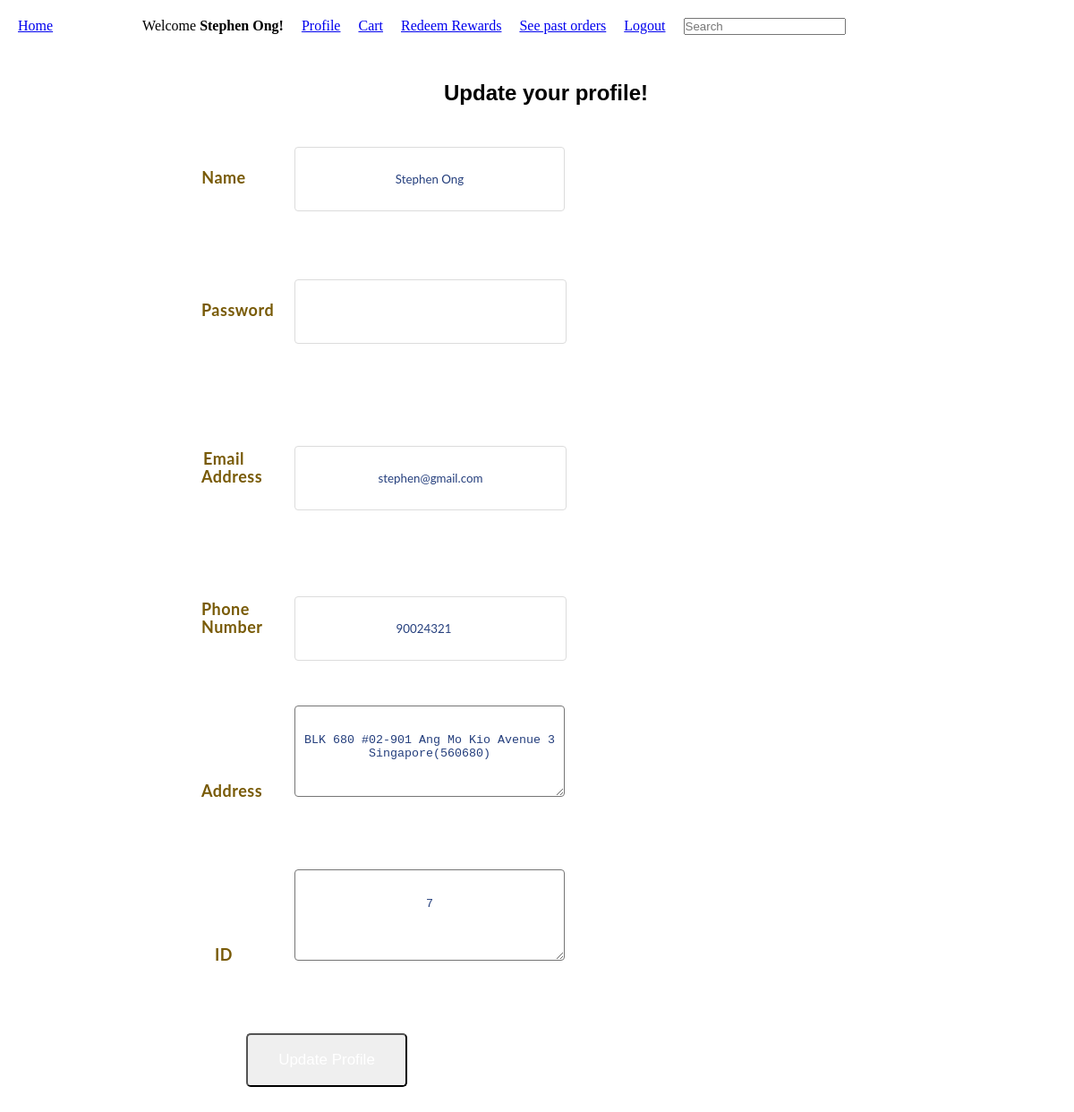
/views/customer/updateProfile.php (signed in), run on the app's committed database.
### tables this page shows
CREATE TABLE IF NOT EXISTS `customers` (
  `user_id` int(11) NOT NULL,
  `mobileNumber` int(11) NOT NULL,
  `address` text NOT NULL,
  `reward_points` int(11) DEFAULT '0',
  PRIMARY KEY (`user_id`)
);

CREATE TABLE IF NOT EXISTS `users` (
  `id` int(11) NOT NULL AUTO_INCREMENT,
  `name` varchar(128) NOT NULL,
  `email` varchar(128) NOT NULL,
  `password` varchar(256) NOT NULL,
  `role` varchar(20) NOT NULL,
  PRIMARY KEY (`id`)
);

### controllers/customerController.php (called while the page is built, shortened)
<?php
    require_once __DIR__."/../connection.php";
    function getCustomerRecord($id){
        global $conn;
        $query = mysqli_query($conn,"SELECT * from customers c inner join users u on c.user_id=u.id where user_id=$id");
        $result = mysqli_fetch_assoc($query);
        return $result;
    }
?>

### views/customer/updateProfile.php (the view, shortened to what this page needs)
<!DOCTYPE html>
<html lang="en">
<head>
    <link rel="stylesheet" href="/delivery/views/css/Register.css">
    <?php
    include '../header.php';
    include '../../controllers/customerController.php';
    ?>
</head>
<body>
    <section>
    <?php
        $user = $_SESSION["loggedInUser"];
        $customer = getCustomerRecord($user["id"]);
    ?>
    <form action="../../controllers/customerController.php?function=updateProfile" method="post" onsubmit="return validatePassword(event);">
    <div id="Contact">
               <div id="Zoom"><h2>Update your profile!</h2></div>
               <div id="Customer">
               <div id="form-control">
                   <label>Name</label>
                   <input type="text" name="name" id="name" value="<?=$user["name"];?>" required><br>
               </div>
               <br>
               <div id="form-control">
                   <label>Password</label>
                   <input type="password" name="password" id="password" required><br><br>
               </div>
               <div id="form-control">
                   <label>Email Address</label>
                   <input type="email" name="email" id="email" value="<?=$user["email"];?>" required><br>
               </div>
               <br>
               <div id="form-control">
                   <label for="">Phone Number</label>
                   <input type="number" name="mobileNumber" id="mobileNumber" value="<?=$customer["mobileNumber"];?>" required><br>
               </div>
               <br>
               <div id="form-control">
                   <label>Address</label>
                   <textarea name="address" id="address" cols="20" rows="5" required><?=$customer["address"];?></textarea><br>
               </div>
               <div id="form-control">
                   <label>ID</label>
                   <textarea name="id" id="id" ><?=$customer["id"];?></textarea><br>
               </div>
               <br>
               <div id="form-control" class="updateProfile">
               <a href="updateProfile.php"><button>Update Profile</button></a>
              </div>
              </div>
</div>
</section>
</body>
</html>

### views/css/Register.css (style rules this page uses)
button { border-radius: 0.3em; color: white; font-size: 17px; padding: 10px; width: 180px; height: 60px; }
#Zoom h2 { font-family:Arial; text-align:center; }
#Customer textarea { padding-top:30px; text-align:center; }
#Customer input[type="email"] { color:#253F7D; text-align:center; }
#Customer input[type="number"] { color:#253F7D; text-align:center; width:302px; height:70px; }
#Customer input { border-radius:4px; font-family:Lato; border:1px solid #dcdcdc; }
#Customer textarea { border-radius: 4px; }
#Contact label { line-height:12px; margin:0 auto; letter-spacing:.5px; padding-bottom:28px; font-size:18px; color:#785A06; font-family:Lato; font-weight:bold; text-decoration:none; margin:50px; line-height:20px; }
#Contact { border-radius:15px; width:870px; margin:0 auto; background-color:white; margin-bottom:50px; padding:30px; }
#form-control { text-align:center; display: inline-block; }
#form-control label { width:50px; display:inline-block; }
.updateProfile { margin-left:100px; }
#Customer input[type=text],textarea { color:#253F7D; width:70px; height:70px; }
#Customer input[type=email] { color:#253F7D; width:302px; height:70px; }
#Customer input[type=password] { color:#253F7D; text-align:center; width:302px; height:70px; }
#Customer input[type="text"] { width:300px; text-align:center; }
#Customer textarea { width:300px; }

### views/css/styles.css (style rules this page uses)
* { padding: 0; margin: 0; }
h1,h2,h3,h4 { margin-bottom: 20px; }
section { margin-left: 20px; }

### data on the page
customers: name "Stephen Ong", email "stephen@gmail.com", mobileNumber "90024321", address "BLK 680 #02-901 Ang Mo Kio Avenue 3 Singapore(560680)", id "7"

### other printed values
$name "Stephen Ong"
